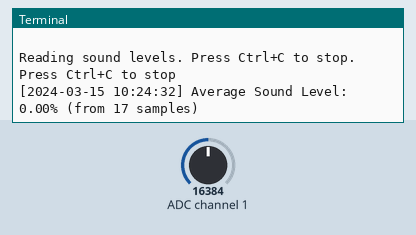
This program was run on a simulated Raspberry Pi (BCM pin numbers). Shown: the last lines printed to the terminal. The inputs (shaded band) are chosen by the test bench; at power-on: ADC channel 1 = 16384 (analog values on the 0–32767 scale). The clock reads 2024-03-15 10:24:30 at power-on unless the program sets it.

Above: at 3.0 s.
3.1 s: ADC channel 1 set to 22936
At 4.4 s:
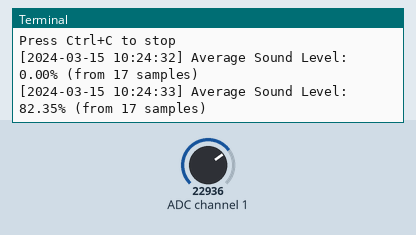
4.6 s: ADC channel 1 set to 16383
At 5.8 s:
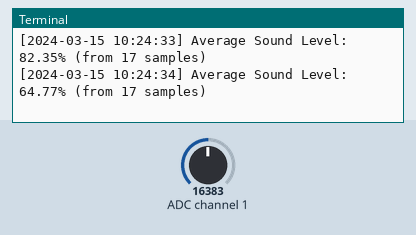
Timing chart, 0 to 7.6 s (numbered marks = the images above; inputs shaded):
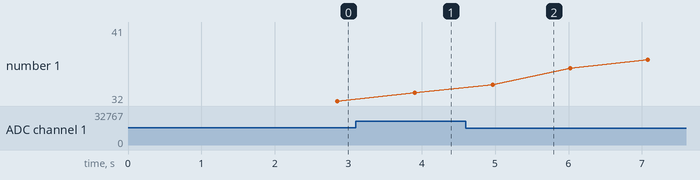

The program:

KY37.py
```python
from adafruit_ads1x15.ads1115 import ADS1115
from adafruit_ads1x15.analog_in import AnalogIn
import board, busio, time
from datetime import datetime

i2c = busio.I2C(board.SCL, board.SDA)
ads = ADS1115(i2c, address=0x48)
ads.data_rate = 860
ads.gain = 2/3  # try 8 or 16 if needed

chan = AnalogIn(ads, 1)  # A1

def calibrating_sound(samples=100):
    """Find the quiet DC offset voltage by averaging readings."""
    print("Calibrating... please be quiet.")
    total = 0
    for _ in range(samples):
        total += chan.voltage
        time.sleep(0.01)
    print("Calibration complete.")
    return total / samples

dc_offset = calibrating_sound()

def read_sound_amplitude(offset, window_ms=50):
    """Read the peak amplitude over a short window."""
    t_end = time.monotonic() + (window_ms / 1000)
    max_deviation = 0

    while time.monotonic() < t_end:
        # Calculate how far the current reading is from the center/offset
        deviation = abs(chan.voltage - offset)
        if deviation > max_deviation:
            max_deviation = deviation

    # This value represents the sound "volume"
    return max_deviation

def read_sound():
    print("Press Ctrl+C to stop")
    try:
        samples = []
        last_print = time.monotonic()

        while True:
            amplitude = read_sound_amplitude(dc_offset)
            sound_level_percent = (amplitude / 0.01) * 10 # scale (1 V = 1000%)

            if sound_level_percent > 100:
                sound_level_percent = 100

            samples.append(sound_level_percent)

            # Once per second, calculate average
            if time.monotonic() - last_print >= 1.0:
                if samples:
                    avg_level = sum(samples) / len(samples)
                    print(f"[{datetime.now().strftime('%Y-%m-%d %H:%M:%S')}] "
                          f"Average Sound Level: {avg_level:.2f}% "
                          f"(from {len(samples)} samples)")
                # Reset for next second
                samples.clear()
                last_print = time.monotonic()

            time.sleep(0.01)  # sample ~100 Hz
    except KeyboardInterrupt:
        pass

if __name__ == "__main__":
    print(f"DC Offset (Center Voltage): {dc_offset:.4f} V\n")
    print("Reading sound levels. Press Ctrl+C to stop.")
    read_sound()

# Code for the send part

def send_sound():
    try:
        amplitude = read_sound_amplitude(dc_offset)
        sound_level_percent = (amplitude / 0.01) * 10 # scale (1 V = 1000%)
        return sound_level_percent
    except:
        return 0
```

Measured:
- after the input at 3.1 s, the terminal: prints a new line after 0.81 s (image 1)
- after the input at 4.6 s, the terminal: prints a new line after 0.37 s (image 2)
